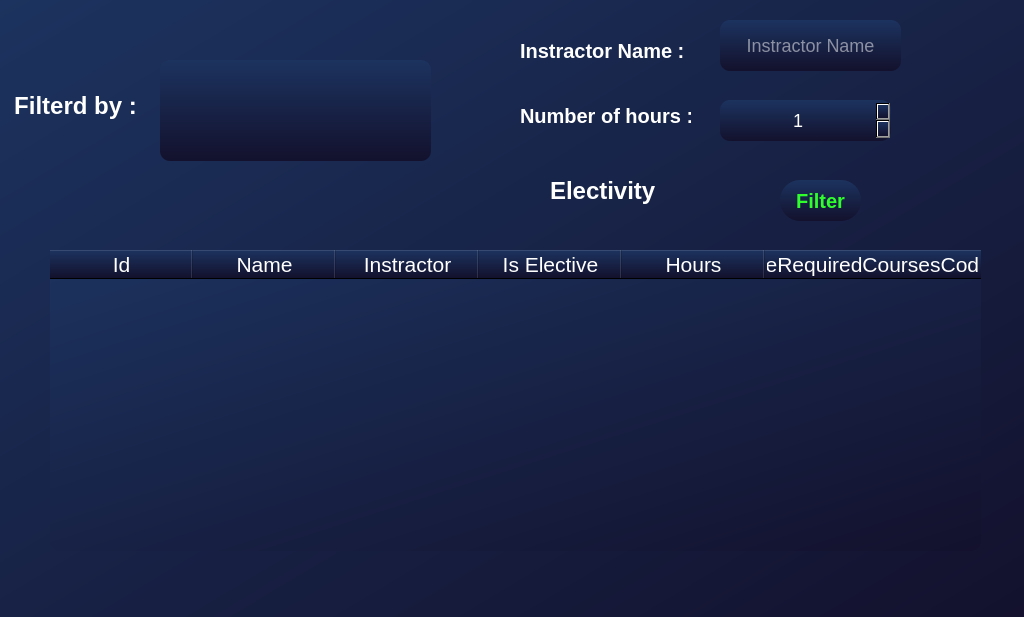
<?xml version="1.0" encoding="UTF-8"?>
<ui version="4.0">
 <class>AdminViewCourse</class>
 <widget class="QWidget" name="AdminViewCourse">
  <property name="geometry">
   <rect>
    <x>0</x>
    <y>0</y>
    <width>1024</width>
    <height>617</height>
   </rect>
  </property>
  <property name="windowTitle">
   <string>Form</string>
  </property>
  <property name="styleSheet">
   <string notr="true">background: qlineargradient(x1:0, y1:0, x2:1, y2:1, stop:0 #1c335f, stop:1 #13112d);
</string>
  </property>
  <widget class="QTreeWidget" name="tree_Widget">
   <property name="geometry">
    <rect>
     <x>50</x>
     <y>250</y>
     <width>931</width>
     <height>301</height>
    </rect>
   </property>
   <property name="sizeIncrement">
    <size>
     <width>2</width>
     <height>0</height>
    </size>
   </property>
   <property name="font">
    <font>
     <family>Yu Gothic Medium</family>
     <pointsize>22</pointsize>
    </font>
   </property>
   <property name="cursor" stdset="0">
    <cursorShape>ArrowCursor</cursorShape>
   </property>
   <property name="styleSheet">
    <string notr="true">color : white ; 
font size : 15px ;
border-radius: 10px;
</string>
   </property>
   <property name="sizeAdjustPolicy">
    <enum>QAbstractScrollArea::AdjustToContents</enum>
   </property>
   <property name="autoScroll">
    <bool>true</bool>
   </property>
   <property name="iconSize">
    <size>
     <width>0</width>
     <height>0</height>
    </size>
   </property>
   <property name="verticalScrollMode">
    <enum>QAbstractItemView::ScrollPerPixel</enum>
   </property>
   <property name="horizontalScrollMode">
    <enum>QAbstractItemView::ScrollPerPixel</enum>
   </property>
   <property name="animated">
    <bool>true</bool>
   </property>
   <attribute name="headerCascadingSectionResizes">
    <bool>false</bool>
   </attribute>
   <attribute name="headerMinimumSectionSize">
    <number>20</number>
   </attribute>
   <attribute name="headerDefaultSectionSize">
    <number>143</number>
   </attribute>
   <column>
    <property name="text">
     <string>Id</string>
    </property>
    <property name="font">
     <font>
      <pointsize>16</pointsize>
     </font>
    </property>
    <property name="textAlignment">
     <set>AlignCenter</set>
    </property>
   </column>
   <column>
    <property name="text">
     <string>Name</string>
    </property>
    <property name="font">
     <font>
      <pointsize>16</pointsize>
     </font>
    </property>
    <property name="textAlignment">
     <set>AlignCenter</set>
    </property>
   </column>
   <column>
    <property name="text">
     <string>Instractor</string>
    </property>
    <property name="font">
     <font>
      <pointsize>16</pointsize>
     </font>
    </property>
    <property name="textAlignment">
     <set>AlignCenter</set>
    </property>
   </column>
   <column>
    <property name="text">
     <string>Is Elective</string>
    </property>
    <property name="font">
     <font>
      <pointsize>16</pointsize>
     </font>
    </property>
    <property name="textAlignment">
     <set>AlignCenter</set>
    </property>
   </column>
   <column>
    <property name="text">
     <string>Hours</string>
    </property>
    <property name="font">
     <font>
      <pointsize>16</pointsize>
     </font>
    </property>
    <property name="textAlignment">
     <set>AlignCenter</set>
    </property>
   </column>
   <column>
    <property name="text">
     <string>PreRequiredCoursesCodes</string>
    </property>
    <property name="font">
     <font>
      <pointsize>16</pointsize>
     </font>
    </property>
    <property name="textAlignment">
     <set>AlignCenter</set>
    </property>
   </column>
  </widget>
  <widget class="QLabel" name="label">
   <property name="geometry">
    <rect>
     <x>10</x>
     <y>80</y>
     <width>131</width>
     <height>51</height>
    </rect>
   </property>
   <property name="styleSheet">
    <string notr="true">font-size:24px;
color :white;
background-color: transparent;
  font-weight: bold;
</string>
   </property>
   <property name="text">
    <string>Filterd by :</string>
   </property>
   <property name="alignment">
    <set>Qt::AlignCenter</set>
   </property>
  </widget>
  <widget class="QLineEdit" name="instractor">
   <property name="geometry">
    <rect>
     <x>720</x>
     <y>20</y>
     <width>181</width>
     <height>51</height>
    </rect>
   </property>
   <property name="styleSheet">
    <string notr="true">font-size:18px;
color :white;
border-radius: 10px;
background: qlineargradient(x1:0, y1:0, x2:0, y2:1, stop:0 #1c335f, stop:1 #13112d);
</string>
   </property>
   <property name="alignment">
    <set>Qt::AlignCenter</set>
   </property>
   <property name="placeholderText">
    <string>Instractor Name</string>
   </property>
  </widget>
  <widget class="QSpinBox" name="hours">
   <property name="geometry">
    <rect>
     <x>720</x>
     <y>100</y>
     <width>171</width>
     <height>41</height>
    </rect>
   </property>
   <property name="styleSheet">
    <string notr="true">font-size:18px;
color :white;
border-radius: 10px;
background: qlineargradient(x1:0, y1:0, x2:0, y2:1, stop:0 #1c335f, stop:1 #13112d);
</string>
   </property>
   <property name="alignment">
    <set>Qt::AlignCenter</set>
   </property>
   <property name="minimum">
    <number>1</number>
   </property>
   <property name="maximum">
    <number>10</number>
   </property>
   <property name="value">
    <number>1</number>
   </property>
  </widget>
  <widget class="QLabel" name="label_2">
   <property name="geometry">
    <rect>
     <x>520</x>
     <y>90</y>
     <width>171</width>
     <height>51</height>
    </rect>
   </property>
   <property name="styleSheet">
    <string notr="true">font-size:20px;
color :white;
background-color: transparent;
  font-weight: bold;
</string>
   </property>
   <property name="text">
    <string>Number of hours :</string>
   </property>
  </widget>
  <widget class="QRadioButton" name="electivity">
   <property name="geometry">
    <rect>
     <x>530</x>
     <y>170</y>
     <width>181</width>
     <height>41</height>
    </rect>
   </property>
   <property name="styleSheet">
    <string notr="true">font-size:24px;
color :white;
background-color: transparent;
  font-weight: bold;
</string>
   </property>
   <property name="text">
    <string>Electivity</string>
   </property>
  </widget>
  <widget class="QLabel" name="label_3">
   <property name="geometry">
    <rect>
     <x>520</x>
     <y>20</y>
     <width>181</width>
     <height>61</height>
    </rect>
   </property>
   <property name="styleSheet">
    <string notr="true">font-size:20px;
color :white;
background-color: transparent;
  font-weight: bold;
</string>
   </property>
   <property name="text">
    <string>Instractor Name : </string>
   </property>
  </widget>
  <widget class="QListWidget" name="ListWidget">
   <property name="geometry">
    <rect>
     <x>160</x>
     <y>60</y>
     <width>271</width>
     <height>101</height>
    </rect>
   </property>
   <property name="styleSheet">
    <string notr="true">font-size:20px;
color :white;
border-radius: 10px;
background: qlineargradient(x1:0, y1:0, x2:0, y2:1, stop:0 #1c335f, stop:1 #13112d);
</string>
   </property>
  </widget>
  <widget class="QPushButton" name="fitler">
   <property name="geometry">
    <rect>
     <x>780</x>
     <y>180</y>
     <width>81</width>
     <height>41</height>
    </rect>
   </property>
   <property name="cursor">
    <cursorShape>PointingHandCursor</cursorShape>
   </property>
   <property name="styleSheet">
    <string notr="true">    font-weight: 600;
	font-size:20px;
    border-radius: 20px;
    color: rgb(47, 255, 43);
background: qlineargradient(x1:0, y1:0, x2:0, y2:1, stop:0 #1c335f, stop:1 #13112d);
</string>
   </property>
   <property name="text">
    <string>Filter</string>
   </property>
  </widget>
 </widget>
 <resources/>
 <connections/>
</ui>
